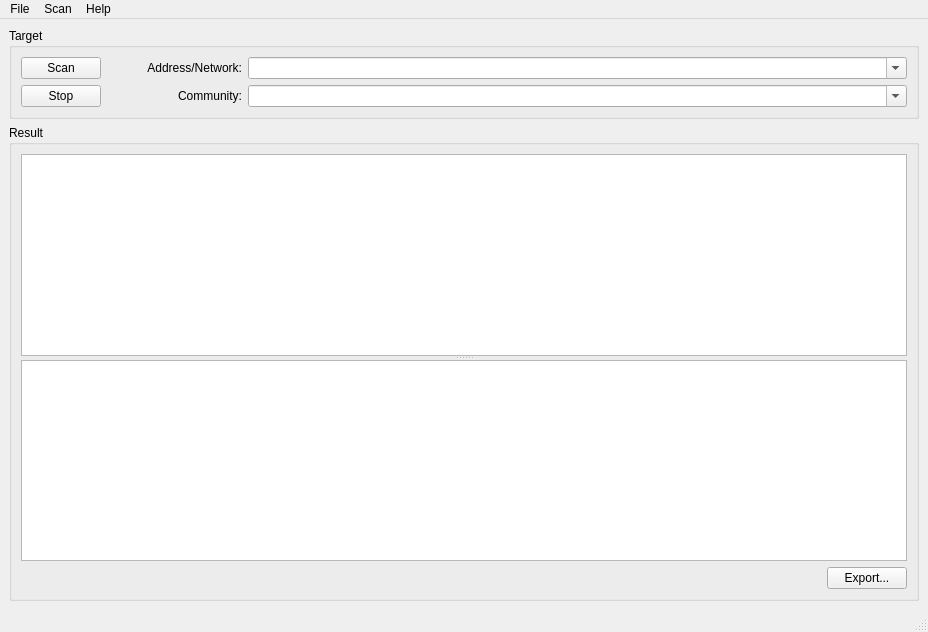
<?xml version="1.0" encoding="UTF-8"?>
<ui version="4.0">
 <class>SNMPScannerWindow</class>
 <widget class="QMainWindow" name="SNMPScannerWindow">
  <property name="geometry">
   <rect>
    <x>0</x>
    <y>0</y>
    <width>928</width>
    <height>632</height>
   </rect>
  </property>
  <property name="windowTitle">
   <string>SNMP Scanner</string>
  </property>
  <widget class="QWidget" name="centralwidget">
   <layout class="QVBoxLayout" name="verticalLayout">
    <item>
     <widget class="QGroupBox" name="groupBox">
      <property name="title">
       <string>Target</string>
      </property>
      <layout class="QGridLayout" name="gridLayout_3">
       <item row="0" column="0">
        <widget class="QPushButton" name="scanButton">
         <property name="text">
          <string>Scan</string>
         </property>
         <property name="iconSize">
          <size>
           <width>24</width>
           <height>24</height>
          </size>
         </property>
         <property name="autoDefault">
          <bool>false</bool>
         </property>
         <property name="flat">
          <bool>false</bool>
         </property>
        </widget>
       </item>
       <item row="0" column="2" rowspan="2">
        <layout class="QGridLayout" name="gridLayout">
         <item row="0" column="0">
          <widget class="QLabel" name="label_2">
           <property name="layoutDirection">
            <enum>Qt::LeftToRight</enum>
           </property>
           <property name="text">
            <string>Address/Network:</string>
           </property>
           <property name="alignment">
            <set>Qt::AlignRight|Qt::AlignTrailing|Qt::AlignVCenter</set>
           </property>
          </widget>
         </item>
         <item row="0" column="1">
          <widget class="QComboBox" name="hostsCBox">
           <property name="sizePolicy">
            <sizepolicy hsizetype="Expanding" vsizetype="Fixed">
             <horstretch>0</horstretch>
             <verstretch>0</verstretch>
            </sizepolicy>
           </property>
           <property name="editable">
            <bool>true</bool>
           </property>
           <property name="duplicatesEnabled">
            <bool>false</bool>
           </property>
          </widget>
         </item>
         <item row="1" column="0">
          <widget class="QLabel" name="label">
           <property name="text">
            <string>Community:</string>
           </property>
           <property name="alignment">
            <set>Qt::AlignRight|Qt::AlignTrailing|Qt::AlignVCenter</set>
           </property>
          </widget>
         </item>
         <item row="1" column="1">
          <widget class="QComboBox" name="communityCBox">
           <property name="editable">
            <bool>true</bool>
           </property>
          </widget>
         </item>
        </layout>
       </item>
       <item row="1" column="0">
        <widget class="QPushButton" name="stopButton">
         <property name="enabled">
          <bool>true</bool>
         </property>
         <property name="text">
          <string>Stop</string>
         </property>
         <property name="iconSize">
          <size>
           <width>24</width>
           <height>24</height>
          </size>
         </property>
        </widget>
       </item>
       <item row="0" column="1">
        <spacer name="horizontalSpacer">
         <property name="orientation">
          <enum>Qt::Horizontal</enum>
         </property>
         <property name="sizeType">
          <enum>QSizePolicy::Minimum</enum>
         </property>
         <property name="sizeHint" stdset="0">
          <size>
           <width>40</width>
           <height>20</height>
          </size>
         </property>
        </spacer>
       </item>
      </layout>
     </widget>
    </item>
    <item>
     <widget class="QGroupBox" name="groupBox_2">
      <property name="title">
       <string>Result</string>
      </property>
      <layout class="QGridLayout" name="gridLayout_2">
       <item row="0" column="0" colspan="2">
        <widget class="QSplitter" name="splitter">
         <property name="orientation">
          <enum>Qt::Vertical</enum>
         </property>
         <widget class="QTableView" name="scanResultsTableView">
          <property name="mouseTracking">
           <bool>true</bool>
          </property>
          <property name="midLineWidth">
           <number>0</number>
          </property>
          <property name="editTriggers">
           <set>QAbstractItemView::NoEditTriggers</set>
          </property>
          <property name="alternatingRowColors">
           <bool>true</bool>
          </property>
          <property name="selectionMode">
           <enum>QAbstractItemView::SingleSelection</enum>
          </property>
          <property name="selectionBehavior">
           <enum>QAbstractItemView::SelectRows</enum>
          </property>
          <property name="sortingEnabled">
           <bool>false</bool>
          </property>
          <attribute name="horizontalHeaderHighlightSections">
           <bool>false</bool>
          </attribute>
         </widget>
         <widget class="QListWidget" name="messageListWidget">
          <property name="mouseTracking">
           <bool>true</bool>
          </property>
          <property name="tabKeyNavigation">
           <bool>false</bool>
          </property>
          <property name="showDropIndicator" stdset="0">
           <bool>false</bool>
          </property>
          <property name="alternatingRowColors">
           <bool>true</bool>
          </property>
          <property name="selectionRectVisible">
           <bool>true</bool>
          </property>
         </widget>
        </widget>
       </item>
       <item row="1" column="0">
        <spacer name="horizontalSpacer_2">
         <property name="orientation">
          <enum>Qt::Horizontal</enum>
         </property>
         <property name="sizeHint" stdset="0">
          <size>
           <width>779</width>
           <height>20</height>
          </size>
         </property>
        </spacer>
       </item>
       <item row="1" column="1">
        <widget class="QPushButton" name="exportButton">
         <property name="text">
          <string>Export...</string>
         </property>
         <property name="iconSize">
          <size>
           <width>24</width>
           <height>24</height>
          </size>
         </property>
        </widget>
       </item>
      </layout>
     </widget>
    </item>
   </layout>
  </widget>
  <widget class="QMenuBar" name="menubar">
   <property name="geometry">
    <rect>
     <x>0</x>
     <y>0</y>
     <width>928</width>
     <height>26</height>
    </rect>
   </property>
   <widget class="QMenu" name="menuFile">
    <property name="title">
     <string>File</string>
    </property>
    <addaction name="actionExport"/>
    <addaction name="separator"/>
    <addaction name="actionExit"/>
   </widget>
   <widget class="QMenu" name="menuScan">
    <property name="title">
     <string>Scan</string>
    </property>
    <addaction name="actionStart"/>
    <addaction name="actionStop"/>
   </widget>
   <widget class="QMenu" name="menuHelp">
    <property name="title">
     <string>Help</string>
    </property>
    <addaction name="actionAbout"/>
   </widget>
   <addaction name="menuFile"/>
   <addaction name="menuScan"/>
   <addaction name="menuHelp"/>
  </widget>
  <widget class="QStatusBar" name="statusbar"/>
  <action name="actionExport">
   <property name="enabled">
    <bool>true</bool>
   </property>
   <property name="text">
    <string>Export</string>
   </property>
   <property name="toolTip">
    <string>Export results to file</string>
   </property>
  </action>
  <action name="actionExit">
   <property name="text">
    <string>Exit</string>
   </property>
   <property name="toolTip">
    <string>Close program</string>
   </property>
  </action>
  <action name="actionStart">
   <property name="text">
    <string>Start</string>
   </property>
   <property name="toolTip">
    <string>Start scan network</string>
   </property>
  </action>
  <action name="actionStop">
   <property name="text">
    <string>Stop</string>
   </property>
   <property name="toolTip">
    <string>Stop scan network</string>
   </property>
  </action>
  <action name="actionAbout">
   <property name="text">
    <string>About</string>
   </property>
   <property name="toolTip">
    <string>About program</string>
   </property>
  </action>
 </widget>
 <tabstops>
  <tabstop>hostsCBox</tabstop>
  <tabstop>communityCBox</tabstop>
  <tabstop>scanButton</tabstop>
  <tabstop>exportButton</tabstop>
  <tabstop>stopButton</tabstop>
  <tabstop>scanResultsTableView</tabstop>
  <tabstop>messageListWidget</tabstop>
 </tabstops>
 <resources/>
 <connections>
  <connection>
   <sender>actionExit</sender>
   <signal>triggered()</signal>
   <receiver>SNMPScannerWindow</receiver>
   <slot>close()</slot>
   <hints>
    <hint type="sourcelabel">
     <x>-1</x>
     <y>-1</y>
    </hint>
    <hint type="destinationlabel">
     <x>463</x>
     <y>315</y>
    </hint>
   </hints>
  </connection>
  <connection>
   <sender>actionExport</sender>
   <signal>triggered()</signal>
   <receiver>exportButton</receiver>
   <slot>click()</slot>
   <hints>
    <hint type="sourcelabel">
     <x>-1</x>
     <y>-1</y>
    </hint>
    <hint type="destinationlabel">
     <x>858</x>
     <y>569</y>
    </hint>
   </hints>
  </connection>
  <connection>
   <sender>actionStart</sender>
   <signal>triggered()</signal>
   <receiver>scanButton</receiver>
   <slot>click()</slot>
   <hints>
    <hint type="sourcelabel">
     <x>-1</x>
     <y>-1</y>
    </hint>
    <hint type="destinationlabel">
     <x>69</x>
     <y>78</y>
    </hint>
   </hints>
  </connection>
  <connection>
   <sender>actionStop</sender>
   <signal>triggered()</signal>
   <receiver>stopButton</receiver>
   <slot>click()</slot>
   <hints>
    <hint type="sourcelabel">
     <x>-1</x>
     <y>-1</y>
    </hint>
    <hint type="destinationlabel">
     <x>69</x>
     <y>113</y>
    </hint>
   </hints>
  </connection>
 </connections>
</ui>
